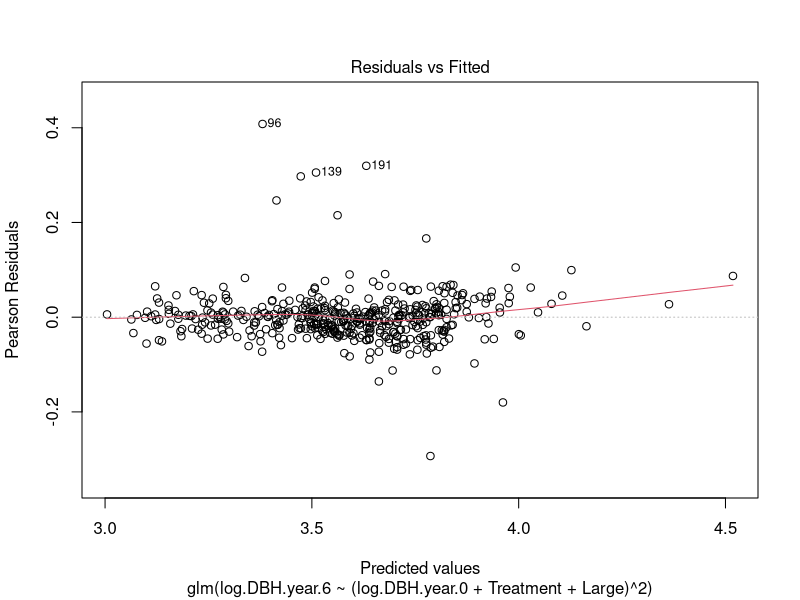
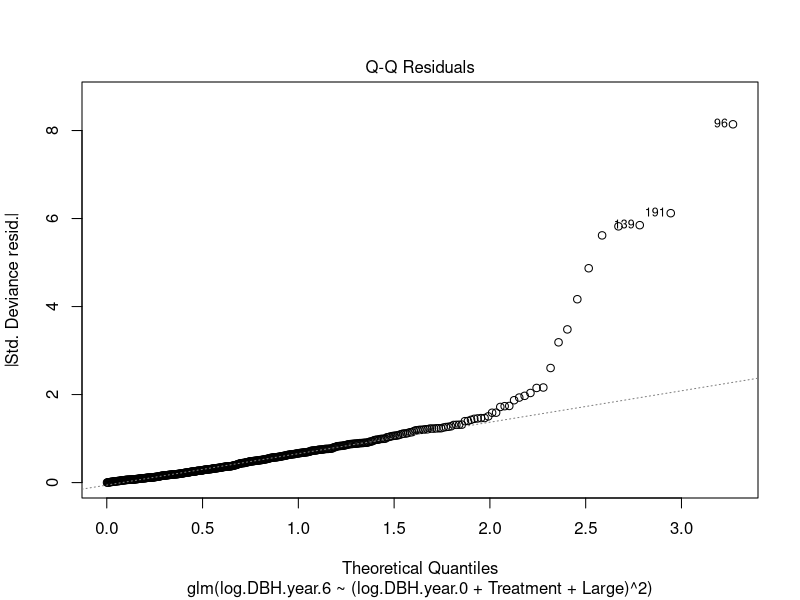
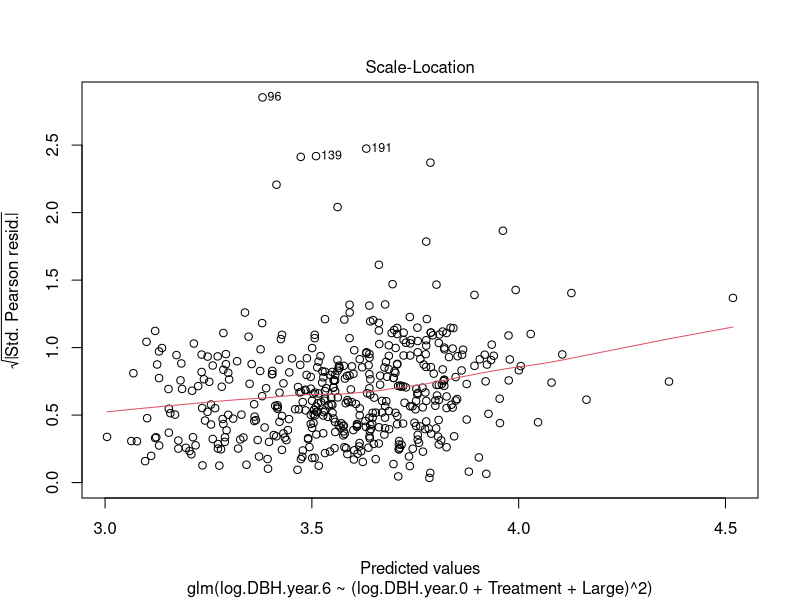
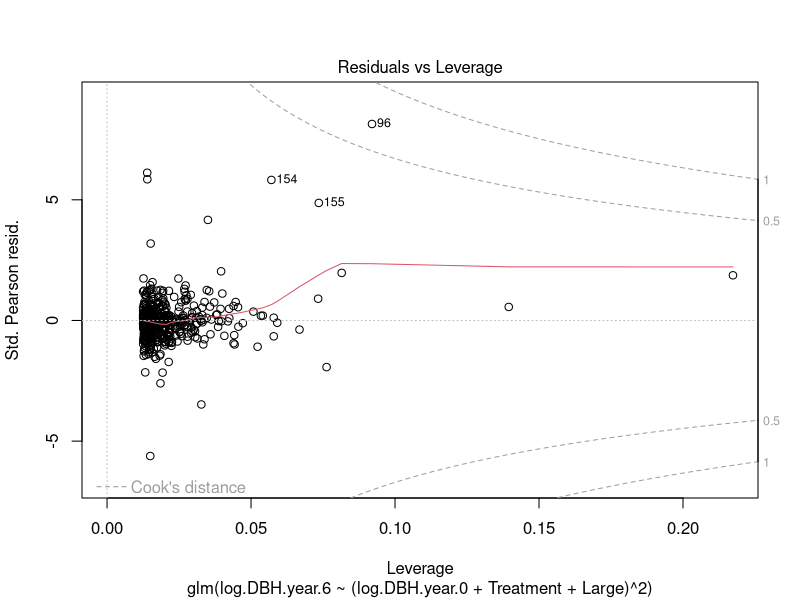
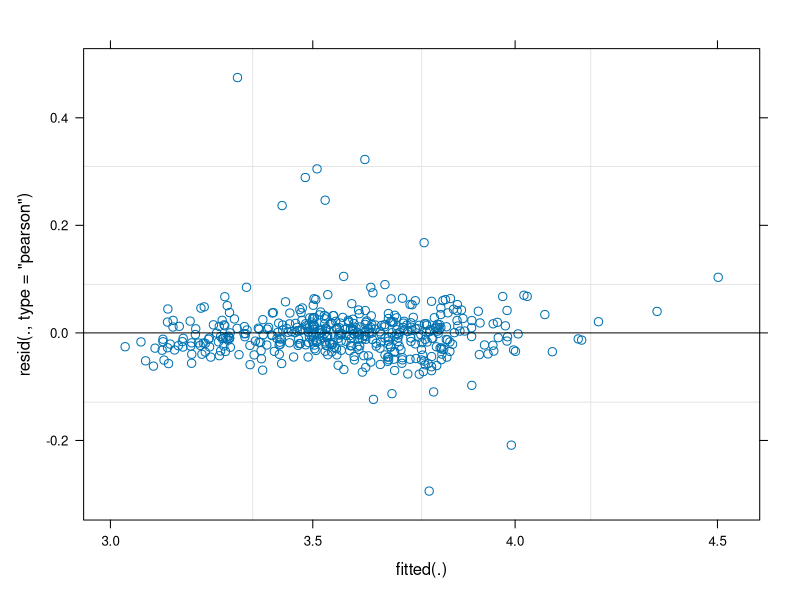
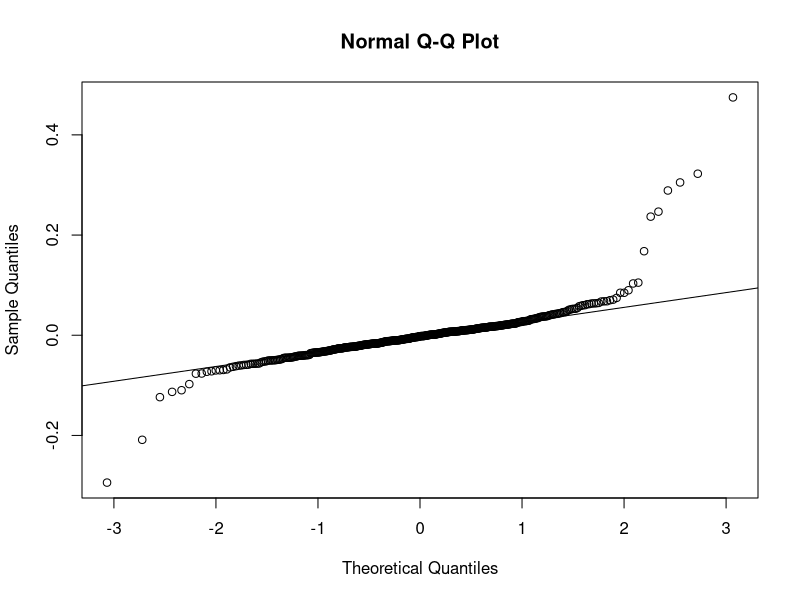

Here is the R script that generated these plots, in order: (Note: this script raises an error after producing the figures.)
# Load data
library(rstudioapi)
library(pROC)
library(lme4)

setwd(dirname(getActiveDocumentContext()$path))

df <- read.csv('../dataset/all_plots.csv')

colnames(df)
df <- df[,c(1,2,3,4,6,7)]

df[df$Large=='', 'Large'] <- 'No'
df <- df[!is.na(df$DBH.year.6),]
df <- df[!is.na(df$DBH.year.0),]

df$Treatment <- factor(df$Treatment)
df$Plot <- factor(df$Plot)
df$Large <- factor(df$Large)

df$log.DBH.year.6 <- log(df$DBH.year.6)
df$log.DBH.year.0 <- log(df$DBH.year.0)

rownames(df) <- 1:length(df[,1])


model1 <- glm(log.DBH.year.6 ~ (log.DBH.year.0+Treatment+Large)^2, data=df)
summary(model1)
plot(model1)
# Step function - all terms remain with AIC and BIC

outliers_model1<- model1$residuals[abs(model1$residuals)>0.15]
outliers_model1
df[names(outliers_model1),]


# Try mixed effect model - random indercept at the plot level
model2 <- lmer(log.DBH.year.6 ~ (log.DBH.year.0 + Treatment + Large)^2 +
               (1|Plot), data=df)
summary(model2)


df$Gap <- FALSE
df[(df$Treatment=='T2: Radial') & (df$Large=='Yes'), 'Gap'] <- TRUE

model3 <- lmer(log.DBH.year.6 ~ log.DBH.year.0 + Treatment + Gap + 
                 log.DBH.year.0:Treatment + log.DBH.year.0:Gap +
                 (1|Plot), data=df)
summary(model3)

model4 <- lmer(log.DBH.year.6 ~ log.DBH.year.0 + Treatment + Gap + 
                 + log.DBH.year.0:Gap + (1|Plot), data=df)
summary(model4)
anova(model4, model3) #Y0:Treatment can be dropped


model5 <- lmer(log.DBH.year.6 ~ log.DBH.year.0 + Treatment + Gap + 
                 log.DBH.year.0:Treatment + (1|Plot), data=df)
summary(model5)
anova(model5, model3) # Y0:Gap cannot be dropped

plot(model4)

qqnorm(residuals(model4))
qqline(residuals(model4))

outliers_model4 <- residuals(model4)[abs(residuals(model4))>0.15]
df[names(outliers_mixed),]

rss <- sum((df$log.DBH.year.6-fitted(model4))^2)
tss <- sum((df$log.DBH.year.6-mean(df$log.DBH.year.6))^2)
1-rss/tss
